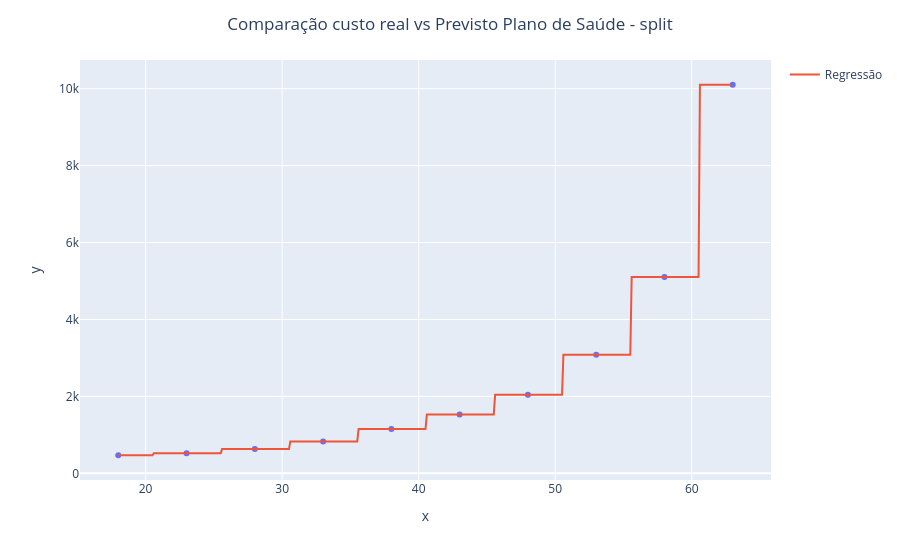

Here is the notebook cell this chart was saved with:
### Code cell
grafico = px.scatter(x = X_plano_saude2.ravel(), y = y_plano_saude2)
grafico.add_scatter(x = X_teste_arvore.ravel(), y = regressor_arvore_saude.predict(X_teste_arvore), name = 'Regressão')
grafico.update_layout(
        title=f'Comparação custo real vs Previsto Plano de Saúde - split',
        title_x=0.5
    )

grafico.show()
grafico.write_html(f"Grafico_Arvore_regressao_planosaude_split3_2.html")

### Figure 1 — Plotly figure (JSON) as saved in the notebook; plotly's stock layout.template omitted (floating-point values rounded to 4 significant figures; data arrays with more than 128 entries replaced by an {"elided": "..."} marker saying what was removed)
{"data": [{"hovertemplate": "x=%{x}<br>y=%{y}<extra></extra>", "legendgroup": "", "marker": {"color": "#636efa", "symbol": "circle"}, "mode": "markers", "name": "", "orientation": "v", "showlegend": false, "type": "scatter", "x": [18, 23, 28, 33, 38, 43, 48, 53, 58, 63], "xaxis": "x", "y": [470, 520, 630, 830, 1150, 1530, 2040, 3080, 5100, 10100], "yaxis": "y"}, {"name": "Regressão", "type": "scatter", "x": {"elided": "450 float values"}, "y": {"elided": "450 int values"}}], "layout": {"autosize": true, "legend": {"tracegroupgap": 0}, "margin": {"t": 60}, "title": {"text": "Comparação custo real vs Previsto Plano de Saúde - split", "x": 0.5}, "xaxis": {"anchor": "y", "autorange": true, "domain": [0, 1], "range": [15.26, 65.74], "title": {"text": "x"}, "type": "linear"}, "yaxis": {"anchor": "x", "autorange": true, "domain": [0, 1], "range": [-275.6, 10850.0], "title": {"text": "y"}, "type": "linear"}}}
